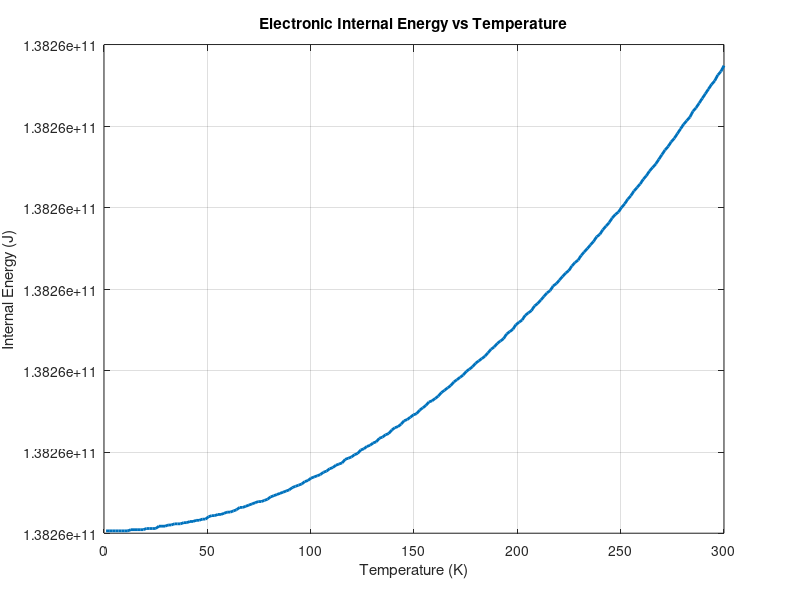
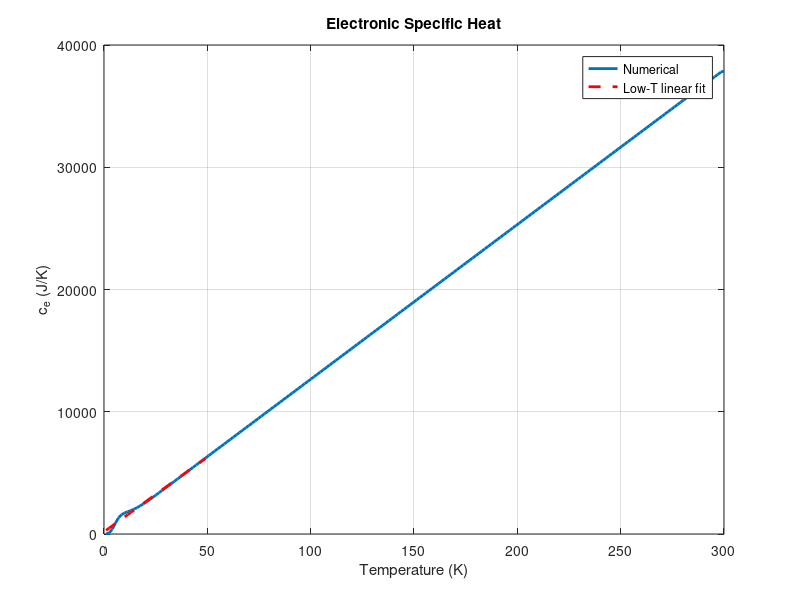

The MATLAB script that drew these images, in order:
clc; clear; close all;


%% Physical constants (SI units)
hbar = 1.054e-34; % Planck constant / 2pi [J s]
m = 9.11e-31; % electron mass [kg]
kB = 1.38e-23; % Boltzmann constant [J/K]


%% Parameters
Ef = 10 * 1.602e-19; % Fermi energy [J]
T = linspace(1,300,200);


%% Energy grid
E = linspace(0, 2*Ef, 5000);
dE = E(2) - E(1);


%% Density of states
D = (1/(2*pi^2)) * (2*m/hbar^2)^(3/2) * sqrt(E);


U = zeros(size(T));


%% Compute internal energy
for i = 1:length(T)
f = 1 ./ (exp((E - Ef) ./ (kB*T(i))) + 1);
integrand = D .* E .* f;
U(i) = trapz(E, integrand);
end


%% Plot internal energy vs temperature
figure;
plot(T, U, 'LineWidth', 2);
xlabel('Temperature (K)');
ylabel('Internal Energy (J)');
title('Electronic Internal Energy vs Temperature');
grid on;


%% Electronic specific heat (numerical derivative)
ce = gradient(U, T);


%% Low-temperature linear fit
idx_lowT = T < 50;
coeffs = polyfit(T(idx_lowT), ce(idx_lowT), 1);


figure;
plot(T, ce, 'LineWidth', 2);
hold on;
plot(T(idx_lowT), polyval(coeffs, T(idx_lowT)), '--r', 'LineWidth', 2);
xlabel('Temperature (K)');
ylabel('c_e (J/K)');
title('Electronic Specific Heat');
legend('Numerical', 'Low-T linear fit');
grid on;